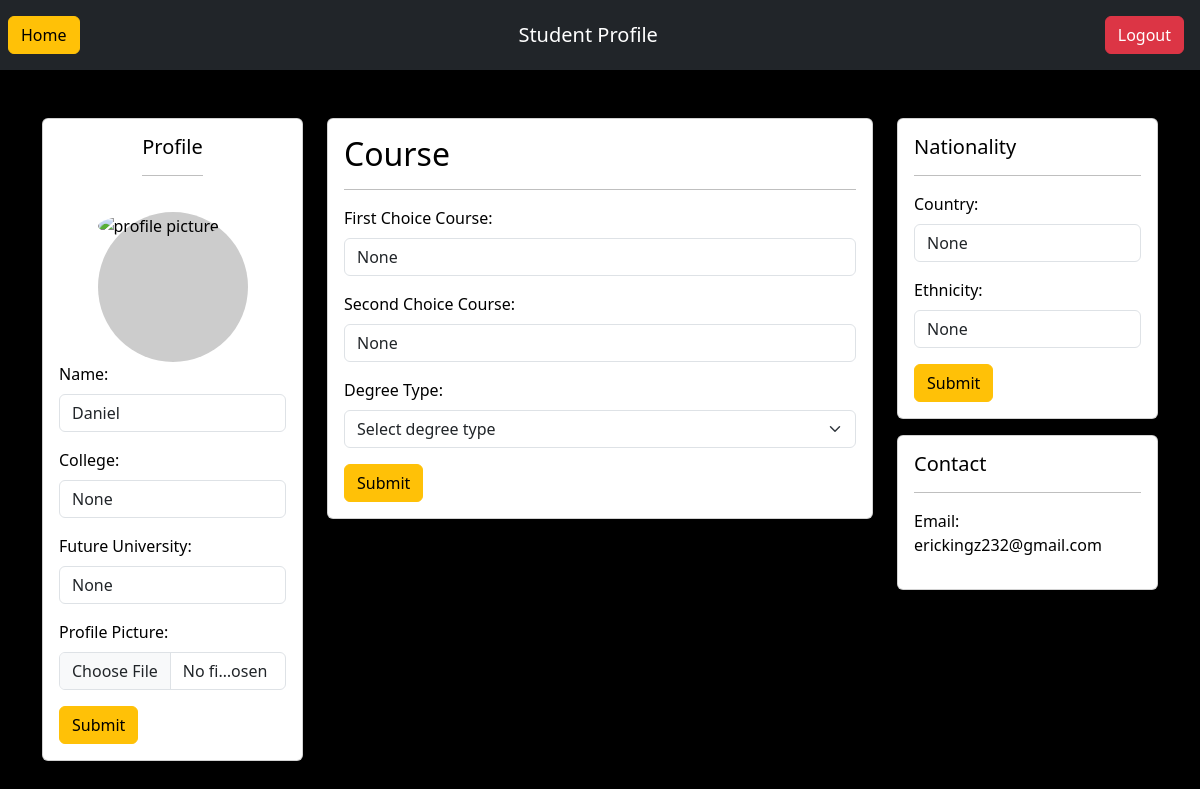
The app's page /student/dashboard/ (signed in) with its own data.
### authentication/models.py (models this page shows, shortened)
class Profile(models.Model):
    user = models.OneToOneField(CustomUser, on_delete=models.CASCADE)
    USER_TYPE_CHOICES = (
        ('student', 'Student'),
        ('university', 'University'),
    )
    DEGREE_TYPE = (
        ('bachelor', 'Bachelor'),
        ('master', 'Master'),
        ('phd', 'PhD'),
    )
    user_type = models.CharField(max_length=10, choices=USER_TYPE_CHOICES, blank=True, null=True)
    full_name = models.CharField(max_length=100, blank=True, null=True)
    profile_picture = models.ImageField(upload_to='profile_pictures/', blank=True, null=True)
    college = models.CharField(max_length=100, blank=True, null=True)
    university = models.CharField(max_length=100, blank=True, null=True)
    first_course = models.CharField(max_length=100, blank=True, null=True)
    second_course = models.CharField(max_length=100, blank=True, null=True)
    third_course = models.CharField(max_length=100, blank=True, null=True)
    nationality = models.CharField(max_length=100, blank=True, null=True)
    country = models.CharField(max_length=100, blank=True, null=True)
    degree_type = models.CharField(max_length=10, choices=DEGREE_TYPE, blank=True, null=True)

class CustomUser(AbstractUser):
    objects = CustomUserManager()
    email = models.EmailField(unique=True)
    USERNAME_FIELD = 'email'
    REQUIRED_FIELDS = []

### studentdashboard/views.py (the view)
# urls.py: path('dashboard/', views.student_dashboard, name='studentdashboard'),
def student_dashboard(request):
    if request.user.is_authenticated:
        profile = get_object_or_404(Profile, user=request.user)
        context = {
            'user': profile,
        }
    else:
        context = {}
        return redirect('login')
    return render(request, 'student-page.html', context)

### templates/student-page.html (shortened to what this page needs)
<!DOCTYPE html>
<html lang="en">
<head>
    <link href="https://cdn.jsdelivr.net/npm/bootstrap@5.3.0-alpha1/dist/css/bootstrap.min.css" rel="stylesheet">
</head>
<body>
<nav class="navbar navbar-dark bg-dark">
    <a class="btn btn-warning m-2" href="/">Home</a>
    <span class="navbar-brand mb-0 h1" style="margin-left: 100px;">Student Profile</span>
    <span class="navbar-brand mb-0 h1" style="margin-left: 100px;"><a href="{% url 'logout' %}" class="btn btn-danger">Logout</a></span>
</nav>
<div class="container mt-5 mb-5">
    <div class="row">
        <div class="col-md-3">
            <div class="card">
                <div class="card-body">
                    <div class="container" style="display: flex;justify-content: center;align-items: center;flex-direction:column;">
                        <div>
                            <h5 class="card-title">Profile</h5>
                            <hr>
                        </div>
                        <div>
                            {% if user.profile_picture %}
                            <div class="profile-pic">
                                <img src="{{user.profile_picture.url}}" alt="profile picture" style="width: 100%; height: 100%; border-radius: 50%;">
                            </div>
                            {% else %}
                            <div class="profile-pic">
                                <img src="https://www.w3schools.com/howto/img_avatar.png" alt="profile picture" style="width: 100%; height: 100%; border-radius: 50%;">
                            </div>
                            {% endif %}
                        </div>
                    </div>
                    <form method="post" enctype="multipart/form-data" action="{% url 'studentname' %}">
                        <div class="mb-3">
                            <label for="name" class="form-label">Name:</label>
                            <input type="text" class="form-control" name="full_name" value="{{ user.full_name }}">
                        </div>
                        <div class="mb-3">
                            <label for="college" class="form-label">College:</label>
                            <input type="text" class="form-control" id="college" name="college" value="{{ user.college }}">
                        </div>
                        <div class="mb-3">
                            <label for="futureUniversity" class="form-label">Future University:</label>
                            <input type="text" class="form-control" id="futureUniversity" name="university" value="{{ user.university }}">
                        </div>
                        <div class="mb-3">
                            <label for="profilePicture" class="form-label">Profile Picture:</label>
                            <input type="file" class="form-control" id="profilePicture" name="profile_picture">
                        </div>
                        <button type="submit" class="btn btn-warning">Submit</button>
                    </form>
                </div>
            </div>
        </div>
        <div class="col-md-6">
            <div class="card">
                <div class="card-body">
                    <form method="POST" action="{% url 'studentcourse' %}">
                        <h2>Course</h2>
                        <hr>
                        <div class="mb-3">
                            <label for="firstChoiceCourse" class="form-label">First Choice Course:</label>
                            <input type="text" class="form-control" id="firstChoiceCourse" name="first_course" placeholder="Enter first choice course" value="{{ user.first_course }}">
                        </div>
                        <div class="mb-3">
                            <label for="secondChoiceCourse" class="form-label">Second Choice Course:</label>
                            <input type="text" class="form-control" id="secondChoiceCourse" name="second_course" placeholder="Enter second choice course" value="{{ user.second_course }}">
                        </div>
                        <div class="mb-3">
                            <label for="degreeType" class="form-label">Degree Type:</label>
                            <select class="form-select" id="degreeType" name="degree_type">
                                <option selected disabled>Select degree type</option>
                            </select>
                        </div>
                        <button type="submit" class="btn btn-warning">Submit</button>
                    </form>
                </div>
            </div>
        </div>
        <div class="col-md-3">
            <div class="card">
                <div class="card-body">
                    <h5 class="card-title">Nationality</h5>
                    <hr>
                    <form method="POST" action="{% url 'studentcountry' %}">
                        <div class="mb-3">
                            <label for="country" class="form-label">Country:</label>
                            <input type="text" class="form-control" id="country" name="country" placeholder="Enter country" value="{{ user.country }}">
                        </div>
                        <div class="mb-3">
                            <label for="ethnicity" class="form-label">Ethnicity:</label>
                            <input type="text" class="form-control" id="ethnicity" name="nationality" placeholder="Enter ethnicity" value="{{ user.nationality }}">
                        </div>
                        <button type="submit" class="btn btn-warning">Submit</button>
                    </form>
                </div>
            </div>
            <div class="card mt-3">
                <div class="card-body">
                    <h5 class="card-title">Contact</h5>
                    <hr>
                    <p>Email: {{ request.user.email }}</p>
                </div>
            </div>
        </div>
    </div>
</div>
</body>
</html>

### templates/student-page.html (style rules this page uses)
body { background-color: black; color: white; }
.card { background-color: white; color: black; }
.profile-pic { width: 150px; height: 150px; border-radius: 50%; background-color: #ccc; background-size: cover; background-position: center; margin-top: 20px; }

### records on screen
Profile: full_name "Daniel", college "None", university "None", first_course "None", second_course "None", country "None", nationality "None"
CustomUser: user.email "erickingz232@gmail.com"
